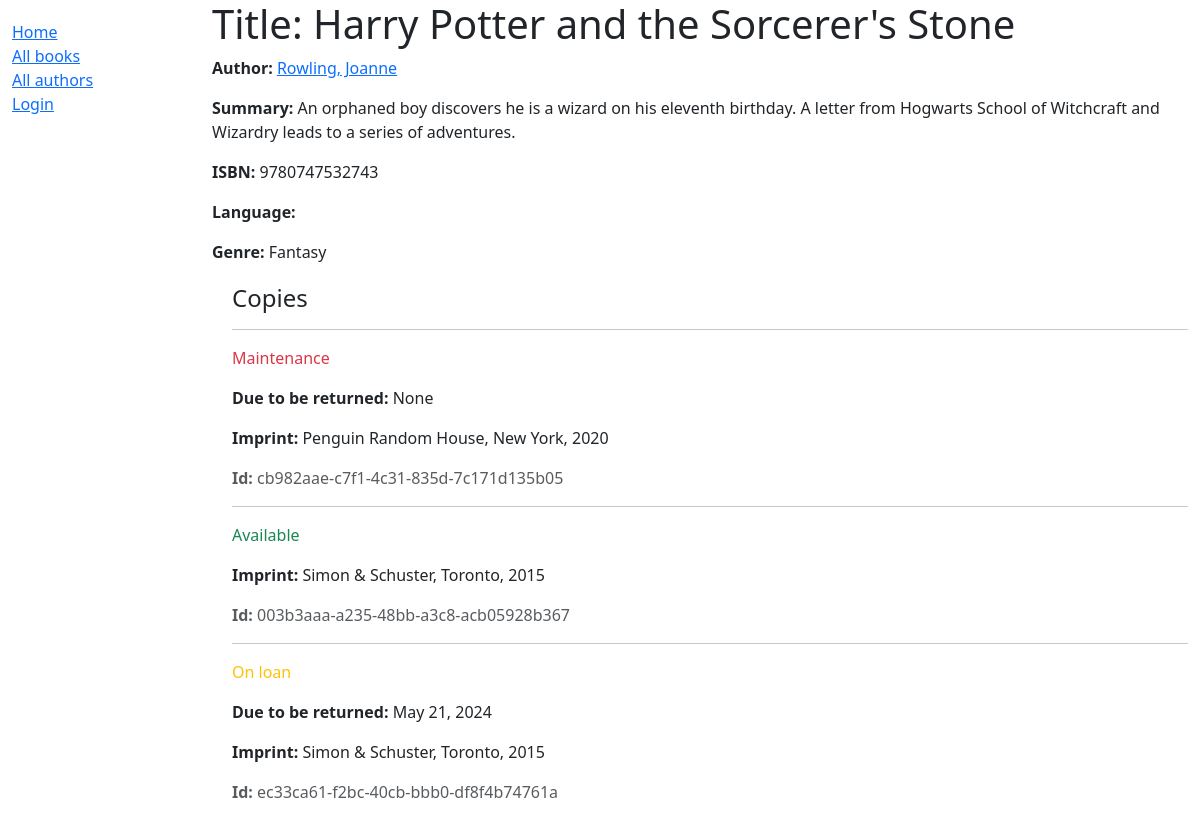
/catalog/books/1, run on the app's committed database.
### catalog/models.py (models this page shows, shortened)
class Book(models.Model):
    title = models.CharField(max_length=200)
    author = models.ForeignKey('Author', on_delete=models.RESTRICT, null=True)
    summary = models.TextField(
        max_length=1000, help_text="Enter a brief description of the book")
    isbn = models.CharField('ISBN', max_length=13, unique=True, help_text='13 Character <a href="https://www.isbn-international.org/content/what-isbn">ISBN number</a>')
    genre = models.ManyToManyField(Genre, help_text="Select a genre for this book")
    def display_genre(self):
        """Create a string for the Genre. This is required to display genre in Admin."""
        return ', '.join([genre.name for genre in self.genre.all()[:3]])
    display_genre.short_description = 'Genre'

class Author(models.Model):
    first_name = models.CharField(max_length=100)
    last_name = models.CharField(max_length=100)
    date_of_birth = models.DateField(null=True, blank=True)
    date_of_death = models.DateField('Died', null=True, blank=True)
    class Meta:
        ordering = ['last_name', 'first_name']
    def __str__(self):
        return f'{self.last_name}, {self.first_name}'

class Genre(models.Model):
    name = models.CharField(
        max_length=200,
        unique=True,
        help_text="Enter a book genre (e.g. Science Fiction, French Poetry etc)"
    )
    def __str__(self):
        return self.name
    class Meta:
        constraints = [
            UniqueConstraint(
                Lower('name'),
                name='genre_name_case_insensitive_unique',
                violation_error_message = "Genre already exists (case insensitive match)"
            ),
        ]

class BookInstance(models.Model):
    id = models.UUIDField(primary_key=True, default=uuid.uuid4, help_text="Unique ID for this particular book across whole library")
    book = models.ForeignKey('Book', on_delete=models.RESTRICT, null=True)
    imprint = models.CharField(max_length=200)
    due_back = models.DateField(null=True, blank=True)
    borrower = models.ForeignKey(settings.AUTH_USER_MODEL, on_delete=models.SET_NULL, null=True, blank=True)
    LOAN_STATUS = (
        ('m', 'Maintenance'),
        ('o', 'On loan'),
        ('a', 'Available'),
        ('r', 'Reserved'),
    )
    status = models.CharField(
        max_length=1,
        choices=LOAN_STATUS,
        blank=True,
        default='m',
        help_text='Book availability'
    )
    class Meta:
        ordering = ['due_back']
        permissions = (("can_maark_returned", "Set book as returned"),)

### catalog/views.py (the view)
# urls.py: path('books/<int:pk>', views.BookDetailView.as_view(), name='book-detail'),
class BookDetailView(generic.DetailView):
    model = Book

### catalog/templates/catalog/book_detail.html
{% extends "base_generic.html" %}
{% block content %}
  <h1>Title: {{ book.title }}</h1>
  <p><strong>Author:</strong> <a href="">{{ book.author }}</a></p>
  <p><strong>Summary:</strong> {{ book.summary }}</p>
  <p><strong>ISBN:</strong> {{ book.isbn }}</p>
  <p><strong>Language:</strong> {{ book.language }}</p>
  <p><strong>Genre:</strong> {{ book.genre.all|join:", " }}</p>
  <div style="margin-left:20px;margin-top:20px">
    <h4>Copies</h4>
    {% for copy in book.bookinstance_set.all %}
      <hr />
      <p
        class="{% if copy.status == 'a' %}text-success{% elif copy.status == 'm' %}text-danger{% else %}text-warning{% endif %}">
        {{ copy.get_status_display }}
      </p>
      {% if copy.status != 'a' %}
        <p><strong>Due to be returned:</strong> {{ copy.due_back }}</p>
      {% endif %}
      <p><strong>Imprint:</strong> {{ copy.imprint }}</p>
      <p class="text-muted"><strong>Id:</strong> {{ copy.id }}</p>
    {% endfor %}
  </div>
{% endblock %}

### catalog/templates/base_generic.html (shortened to what this page needs)
<!DOCTYPE html>
<html lang="en">
  <head>
    <link href="https://cdn.jsdelivr.net/npm/bootstrap@5.3.3/dist/css/bootstrap.min.css"
      rel="stylesheet"
>
    {% load static %}
    <link rel="stylesheet" href="{% static 'css/styles.css' %}" />
  </head>
  <body>
    <div class="container-fluid">
      <div class="row">
        <div class="col-sm-2">
          {% block sidebar %}
            <ul class="sidebar-nav">
              <li><a href="{% url 'index' %}">Home</a></li>
              <li><a href="{% url 'books' %}">All books</a></li>
              <li><a href="{% url 'authors' %}">All authors</a></li>
              {% if user.is_authenticated %}
                <li>User: {{ user.get_username }}</li>
                <li>
                  <li><a href="{% url 'my-borrowed' %}">My Borrowed</a></li>
                  <form id="logout-form" method="post" action="{% url 'logout' %}">
                    {% csrf_token %}
                    <button type="submit" class="btn btn-link">Logout</button>
                  </form>
                </li>
              {% else %}
                <li><a href="{% url 'login' %}?next={{ request.path }}">Login</a></li>
              {% endif %}
            </ul>
          {% endblock %}
        </div>
        <div class="col-sm-10 ">
          {% block content %}{% endblock %}
        </div>
      </div>
    </div>
  </body>
</html>

### catalog/static/css/styles.css (style rules this page uses)
.sidebar-nav { margin-top: 20px; padding: 0; list-style: none; }

### data on the page
Book: author "Rowling, Joanne", summary "An orphaned boy discovers he is a wizard on his eleventh birthday. A letter from Hogwarts School of Witchcraft and Wizardry leads to a series of adventures.", isbn "9780747532743", genre.all "Fantasy"
BookInstance: status "Maintenance", due_back "None", imprint "Penguin Random House, New York, 2020", id "cb982aae-c7f1-4c31-835d-7c171d135b05"
BookInstance: status "Available", imprint "Simon & Schuster, Toronto, 2015", id "003b3aaa-a235-48bb-a3c8-acb05928b367"
BookInstance: status "On loan", due_back "May 21, 2024", imprint "Simon & Schuster, Toronto, 2015", id "ec33ca61-f2bc-40cb-bbb0-df8f4b74761a"
